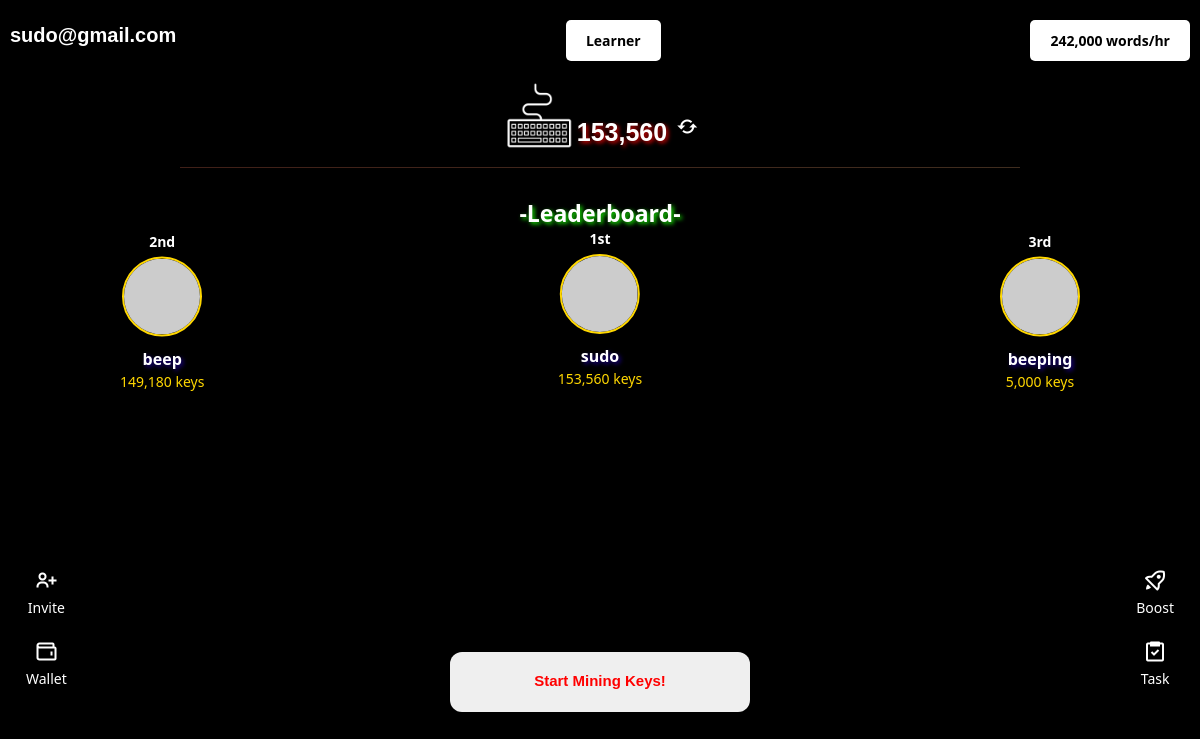
The app's page / (signed in), older data.
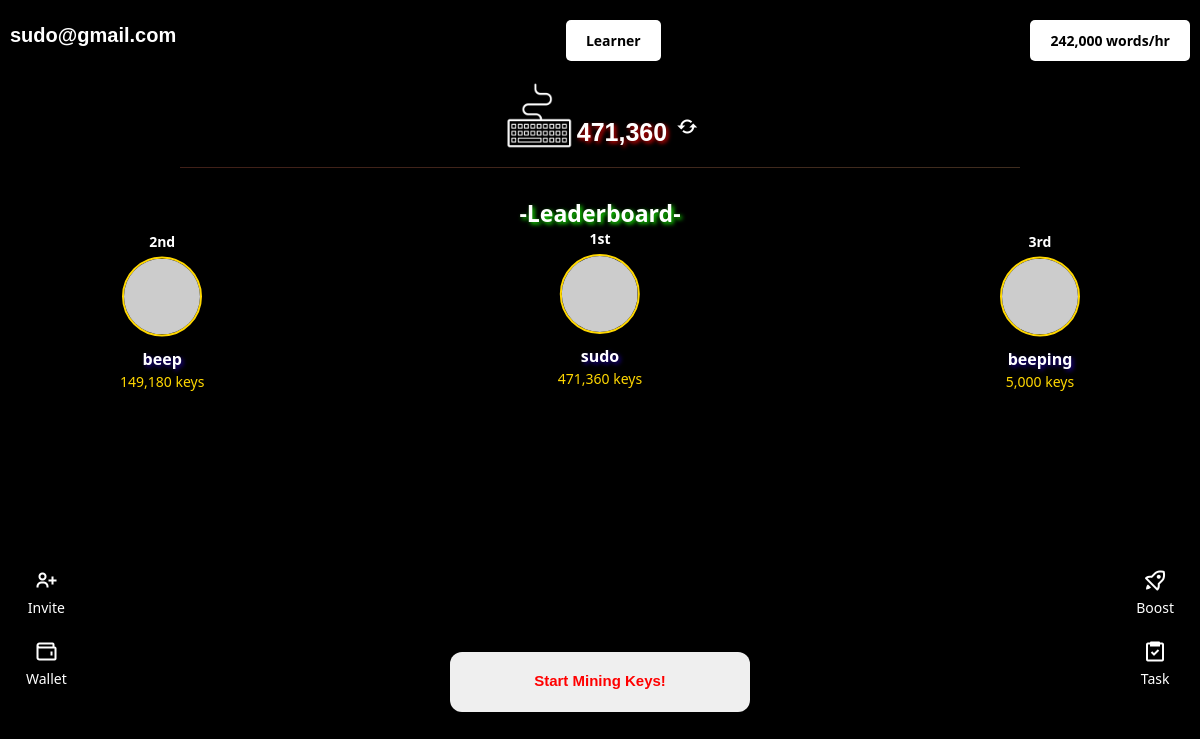
The same page, newer data.
### Cgame/models.py (models this page shows, shortened)
class CustomUser(AbstractBaseUser, PermissionsMixin):
    username = models.CharField(max_length=150, unique=True)
    email = models.EmailField(unique=True)
    is_active = models.BooleanField(default=False)  # Set to True after email verification
    is_admin = models.BooleanField(default=False)
    is_superuser = models.BooleanField(default=False)
    is_staff = models.BooleanField(default=False)
    USERNAME_FIELD = 'email'
    REQUIRED_FIELDS = ['username']  # Fields required for creating a superuser
    objects = CustomUserManager()
    def __str__(self):
        return self.email

class Mining(models.Model):
    user = models.OneToOneField('CustomUser', on_delete=models.CASCADE, related_name="mining")
    speed = models.PositiveIntegerField(default=3000, blank=True, null=True)  # Default mining speed

class Counter(models.Model):
    user = models.OneToOneField('CustomUser', on_delete=models.CASCADE, related_name="counter")
    value = models.PositiveBigIntegerField(default=0)

### Cgame/views.py (the view)
# urls.py: path('',views.home, name='home'),
@login_required
def home(request):
    mining_speed = request.user.mining.speed
    counter = request.user.counter
    user_balance = request.user.counter.value
    level = "Learner"
    if user_balance > 15000000:
        level = "newbie"
    if user_balance >= 24000000 :
        level = "Amature"
    if user_balance >= 100000000:
        level = "Pro"
    if user_balance >= 500000000:
        level = "Elite"
    players = Counter.objects.all().order_by('-value')[:3]  # Get top 10
    leaderboard = []
    if len(players) > 0:
        leaderboard.append({
            'rank': 1,
            'username': players[0].user.username,
            'balance': players[0].value
        })
    if len(players) > 1:
        leaderboard.append({
            'rank': 2,
            'username': players[1].user.username,
            'balance': players[1].value
        })
    if len(players) > 2:
        leaderboard.append({
            'rank': 3,
            'username': players[2].user.username,
            'balance': players[2].value
        })
    return render(request, 'pain.html', {'counter': counter,'mining_speed': mining_speed, 'level':level, 'leaderboard': leaderboard})

### Cgame/templates/pain.html (shortened to what this page needs)
{% load static %}
{% load humanize %}
<!DOCTYPE html>
<html lang="en">
<head>
    <link href="{% static 'css/bootstrap.min.css' %}" rel="stylesheet">
    <link rel="stylesheet" href="{% static 'css/boxicons.min.css' %}">
    <link rel="stylesheet" href="{% static 'css/pain.css' %}">
    <link rel="stylesheet" href="{% static 'css/popup.css' %}">
</head>
<body>
    <div class="app-container" id="app">
        <div class="top-row">
            <span class="username" style="font-family: arial;">{{request.user}}</span>
            <button class="top-button-2">{{level}}</button>
            <button class="top-button">{{request.user.mining.speed | intcomma}} words/hr</i></button>
        </div>
            <div class="counter-container">
              <img src="{% static 'images/header.png'%}" width="100" height="100" alt="Key Image">
              <span id="counter-value" class="balance">{{ counter.value | intcomma}}  </span>
              <button id="refresh-balance" class="refresh"></button>
            </div>
    <p class="leaderboard-text">-Leaderboard-</p>
    <div class="leaderboard-container">
        <div class="participant first-place" style="left: 50%;">
            <div class="rank">1st</div>
            <img src="https://via.placeholder.com/80" alt="First Place">
            <div class="name">{{ leaderboard.0.username }}</div>
            <div class="score">{{ leaderboard.0.balance|intcomma }} keys</div>
        </div>
        <div class="participant second-place">
            <div class="rank">2nd</div>
            <img src="https://via.placeholder.com/80" alt="Second Place">
            <div class="name">{{ leaderboard.1.username }}</div>
            <div class="score">{{ leaderboard.1.balance|intcomma }} keys</div>
        </div>
        <div class="participant third-place">
            <div class="rank">3rd</div>
            <img src="https://via.placeholder.com/80" alt="Third Place">
            <div class="name">{{ leaderboard.2.username }}</div>
            <div class="score">{{ leaderboard.2.balance|intcomma }} keys</div>
        </div>
    </div>
        <div class="avatar-lists">
    <div class="avatar-list avatar-list-left">
        <button>
            <a href="#"><i class="bx bx-user-plus"></i></a>
            <span>Invite</span>
        </button>
        <button>
            <a href="wallet" class='ajax-link'><i class="bx bx-wallet"></i></a>
            <span>Wallet</span>
        </button>
    </div>
    <div class="avatar-list avatar-list-right">
        <button>
            <a href="boost/"><i class="bx bx-rocket"></i></a>
            <span>Boost</span>
        </button>
        <button>
            <a href="task"><i class="bx bx-task"></i></a>
            <span>Task</span>
        </button>
    </div>
</div>
         <div class="typing-box">
            <form id="counter-form" method="post" action="{% url 'increment_counter' %}">
                <button id="mine-btn-js" class="mine-btn">Start Mining Keys!</button>
            </form>
        </div>
    </div>
</body>
</html>

### static/css/pain.css (style rules this page uses)
a { text-decoration: none; font-weight: bold; color: white; font-size: 16px; }
.balance { text-align: center; font-weight: bolder; font-size: 30px; font-family: Verdana, Geneva, Tahoma, sans-serif; }
body { background-color:black; color: white; margin: 0; padding: 0; overflow: hidden; }
.app-container { height: 100vh; display: flex; flex-direction: column; }
.typing-box { height: 10%; border-radius: 10px; color: white; text-align: center; display: flex; align-items: center; justify-content: center; margin: 10px 15px; }
.bx { font-size: 24px; }
.username { font-size: 20px; font-weight: bold; color: white; }
.top-button { padding: 10px 20px; font-size: 14px; background-color:rgb(255, 255, 255); color: rgb(0, 0, 0); font-weight: bold; border: none; border-radius: 5px; cursor: pointer; display:inline-block; }
.top-button-2 { padding: 10px 20px; font-size: 14px; background-color:rgb(255, 255, 255); color: rgb(0, 0, 0); border: none; border-radius: 5px; cursor: pointer; font-weight: bold; margin-right:-20px; }
.mine-btn { width: 300px; height: 60px; margin-bottom: 120px; margin-top: -80px; border-style: none; font-size: 100%; color:rgb(255, 0, 0); border-radius: 12px; position: relative; font-size:15px; font-weight: bold; font-family:'Trebuchet MS', 'Lucida Sans Unicode', 'Lucida Grande', 'Lucida Sans', Arial, sans-serif; }
.refresh { display: flex; align-items: center; justify-content: center; background-color: #4CAF50; color: white; border: none; border-radius: 50%; width: 40px; height: 40px; font-size: 1.2rem; cursor: pointer; transition: background-color 0.3s ease; }
.counter-container { height:5%; display: flex; align-items: center; justify-content: center; margin-top:36px; }
.counter-container img { width: 100px; height: 100px; margin-right: -16px; }
.counter-container span { margin-top:10px; font-size: 25px; line-height: 100px; color:white; text-shadow: 2px 2px 4px rgba(230, 5, 5, 0.932); }
.top-row { display: flex; justify-content: space-between; width: 100%; padding: 10px; box-sizing: border-box; margin-top:10px; }
.avatar-lists { display: flex; justify-content: space-between; align-items: center; position: relative; margin: 10px; }
.avatar-list { display: flex; flex-direction: column; gap: 20px; }
.avatar-list button { background: none; border: none; color: white; display: flex; flex-direction: column; align-items: center; justify-content: center; font-size: 14px; }
.avatar-list-left { margin-left: 10px; }
.avatar-list-right { margin-right: 10px; }
.avatar-list button { color: white; background: none; border: none; display: flex; flex-direction: column; align-items: center; justify-content: center; }
.leaderboard-text { text-align: center; font-size:23px; font-weight:bold; margin-top:8px; text-shadow: 2px 2px 4px rgba(23, 255, 2, 0.932); }
.leaderboard-container { height: 100%; display: flex; flex-direction: column; align-items: center; justify-content: center; position: relative; margin-top: -100px; }
.participant { position: absolute; display: flex; flex-direction: column; align-items: center; }
.participant img { width: 80px; height: 80px; border-radius: 50%; border: 2px solid #FFD700; margin-bottom: 10px; }
.participant .rank { font-size: 14px; font-weight: bold; margin-bottom: 5px; text-shadow: 2px 2px 4px rgba(0, 0, 0, 0.932); }
.participant .name { font-size: 16px; font-weight: bold; text-shadow: 2px 2px 4px rgba(29, 0, 156, 0.932); }
.participant .score { font-size: 14px; color: #FFD700; }
.first-place { top: 20%; transform: translateX(-50%); }
.second-place { top: 40%; left: 10%; transform: translateY(-50%); }
.third-place { top: 40%; right: 10%; transform: translateY(-50%); }
.refresh { border-style: none; background-color: transparent; }

Row changes from the older to the newer data that the page shows:
changed Counter: value "153,560" → "471,360"
Text that changed along with them:
{{ leaderboard.0.balance|intcomma }}: "153,560" → "471,360"
